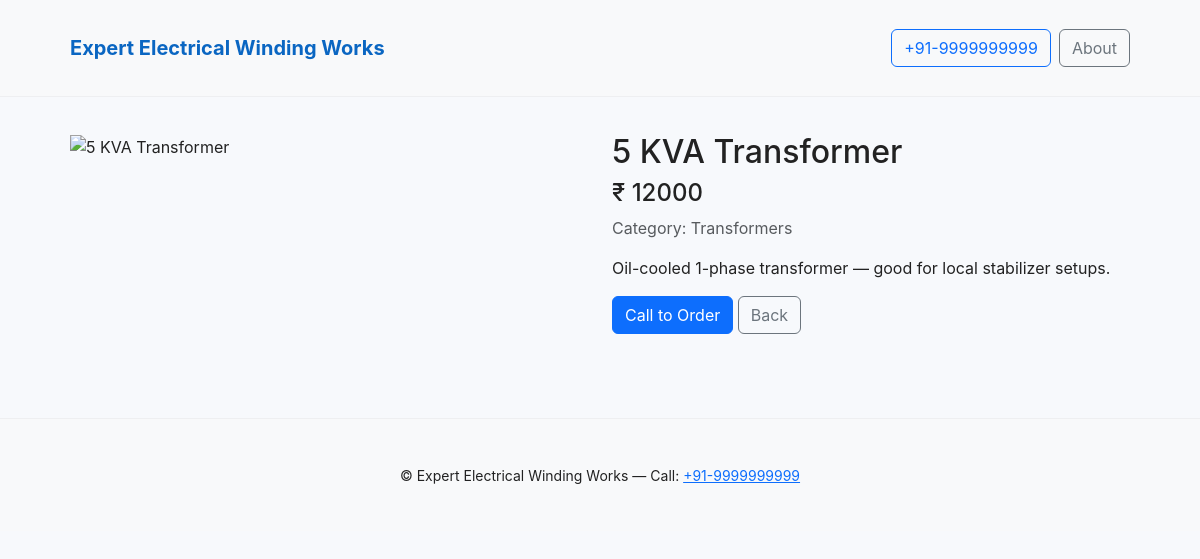
Page /product/1 on the committed database.
### models.py (models this page shows, shortened)
class Product(db.Model):
    __tablename__ = "products"
    id = db.Column(db.Integer, primary_key=True)
    name = db.Column(db.String(200), nullable=False)
    sku = db.Column(db.String(80), nullable=True)
    description = db.Column(db.Text, nullable=True)
    price = db.Column(db.Float, nullable=True)
    stock = db.Column(db.Integer, nullable=True, default=0)
    unit = db.Column(db.String(40), nullable=True)
    specs = db.Column(db.Text, nullable=True)
    image_filename = db.Column(db.String(300), nullable=True)
    created_at = db.Column(db.DateTime, default=datetime.utcnow)
    category_id = db.Column(db.Integer, db.ForeignKey("categories.id"), nullable=True)
    def image_url(self):
        if self.image_filename:
            return f"/static/uploads/{self.image_filename}"
        return "/static/img-placeholder.png"
    def specs_dict(self):
        if not self.specs:
            return {}
        try:
            return json.loads(self.specs)
        except:
            return {"details": self.specs}

class Category(db.Model):
    __tablename__ = "categories"
    id = db.Column(db.Integer, primary_key=True)
    name = db.Column(db.String(120), unique=True, nullable=False)
    products = db.relationship("Product", backref="category", lazy=True, cascade="all, delete-orphan")

### app.py (the view)
    @app.route("/product/<int:id>")
    def product_detail(id):
        p = Product.query.get_or_404(id)
        return render_template("product.html", product=p, shop_phone=app.config["SHOP_PHONE"], shop_name=app.config["SHOP_NAME"])

### templates/product.html (shortened to what this page needs)
{% extends "base.html" %}
{% block content %}
<div class="row">
  <div class="col-md-6">
    <img src="{{ product.image_url() }}" alt="{{ product.name }}" class="img-fluid" style="object-fit:cover;max-height:480px">
  </div>
  <div class="col-md-6">
    <h2>{{ product.name }}</h2>
    {% if product.price %}<h4>₹ {{ '%.0f'|format(product.price) }}</h4>{% endif %}
    <p class="text-muted">Category: {{ product.category.name if product.category else '—' }}</p>
    {% set specs = product.specs_dict() %}
    <p>{{ product.description or "No description available." }}</p>
    <p><a class="btn btn-primary" href="tel:{{ shop_phone }}">Call to Order</a> <a class="btn btn-outline-secondary" href="{{ url_for('index') }}">Back</a></p>
  </div>
</div>
{% endblock %}

### static/css/custom.css (style rules this page uses)
:root { --brand:#0a66c2; --muted:#6b7280; --card-bg:#ffffff; --soft:#f7f9fc; --max-width:1100px; }
body { font-family: Inter, system-ui, -apple-system, "Segoe UI", Roboto, "Helvetica Neue", Arial; color:#222; background:var(--soft); margin:0; }

### rows in the picture
Product: name "5 KVA Transformer", price "12000", description "Oil-cooled 1-phase transformer — good for local stabilizer setups."
Category: category "Transformers"

### other values in the picture
{{ shop_name }} "Expert Electrical Winding Works"
{{ shop_phone }} "+91-9999999999"
